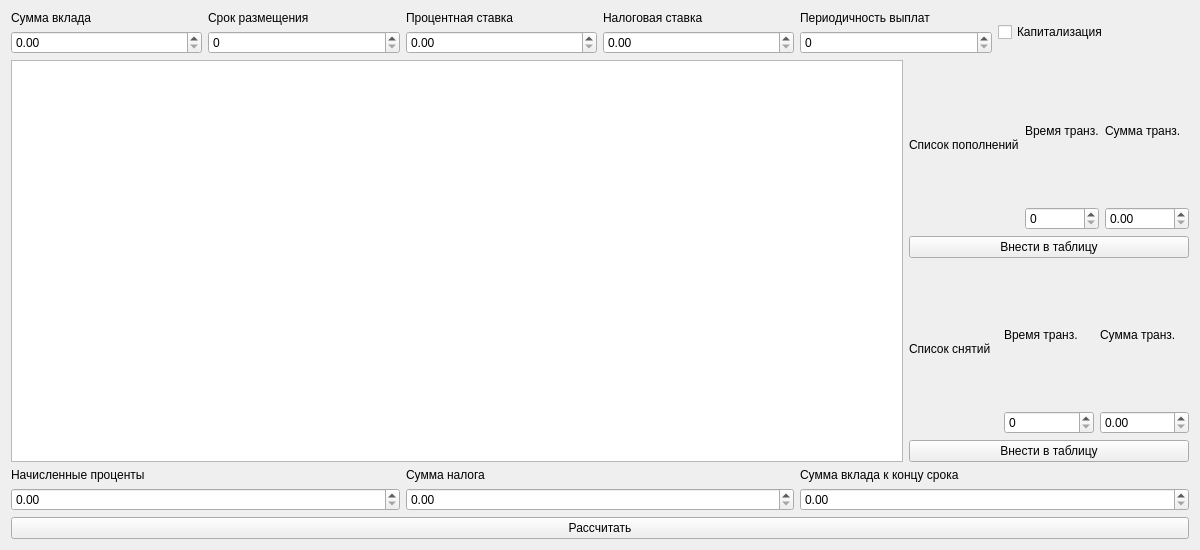
<?xml version="1.0" encoding="UTF-8"?>
<ui version="4.0">
 <class>Depozit</class>
 <widget class="QWidget" name="Depozit">
  <property name="geometry">
   <rect>
    <x>0</x>
    <y>0</y>
    <width>1200</width>
    <height>550</height>
   </rect>
  </property>
  <property name="windowTitle">
   <string>Depozit</string>
  </property>
  <layout class="QGridLayout" name="gridLayout">
   <item row="0" column="0">
    <layout class="QVBoxLayout" name="verticalLayout_16">
     <item>
      <layout class="QHBoxLayout" name="horizontalLayout">
       <item>
        <layout class="QVBoxLayout" name="verticalLayout">
         <item>
          <widget class="QLabel" name="label_5">
           <property name="text">
            <string>Сумма вклада</string>
           </property>
          </widget>
         </item>
         <item>
          <widget class="QDoubleSpinBox" name="depositAmount">
           <property name="maximum">
            <double>10000000000.000000000000000</double>
           </property>
          </widget>
         </item>
        </layout>
       </item>
       <item>
        <layout class="QVBoxLayout" name="verticalLayout_2">
         <item>
          <widget class="QLabel" name="label_4">
           <property name="text">
            <string>Срок размещения</string>
           </property>
          </widget>
         </item>
         <item>
          <widget class="QSpinBox" name="depositPeriod">
           <property name="maximum">
            <number>1000000000</number>
           </property>
          </widget>
         </item>
        </layout>
       </item>
       <item>
        <layout class="QVBoxLayout" name="verticalLayout_3">
         <item>
          <widget class="QLabel" name="label_3">
           <property name="text">
            <string>Процентная ставка</string>
           </property>
          </widget>
         </item>
         <item>
          <widget class="QDoubleSpinBox" name="interestRate">
           <property name="maximum">
            <double>10000000000.000000000000000</double>
           </property>
          </widget>
         </item>
        </layout>
       </item>
       <item>
        <layout class="QVBoxLayout" name="verticalLayout_4">
         <item>
          <widget class="QLabel" name="label">
           <property name="text">
            <string>Налоговая ставка</string>
           </property>
          </widget>
         </item>
         <item>
          <widget class="QDoubleSpinBox" name="taxRate">
           <property name="maximum">
            <double>10000000000.000000000000000</double>
           </property>
          </widget>
         </item>
        </layout>
       </item>
       <item>
        <layout class="QVBoxLayout" name="verticalLayout_5">
         <item>
          <widget class="QLabel" name="label_2">
           <property name="text">
            <string>Периодичность выплат</string>
           </property>
          </widget>
         </item>
         <item>
          <widget class="QSpinBox" name="paymentFrequency">
           <property name="maximum">
            <number>100000000</number>
           </property>
          </widget>
         </item>
        </layout>
       </item>
       <item>
        <widget class="QCheckBox" name="compoundInterest">
         <property name="text">
          <string>Капитализация</string>
         </property>
        </widget>
       </item>
      </layout>
     </item>
     <item>
      <layout class="QHBoxLayout" name="horizontalLayout_4">
       <item>
        <widget class="QTableView" name="tableView"/>
       </item>
       <item>
        <layout class="QVBoxLayout" name="verticalLayout_12">
         <item>
          <layout class="QVBoxLayout" name="verticalLayout_8">
           <item>
            <layout class="QHBoxLayout" name="horizontalLayout_2">
             <item>
              <widget class="QLabel" name="label_13">
               <property name="text">
                <string>Список пополнений</string>
               </property>
              </widget>
             </item>
             <item>
              <layout class="QVBoxLayout" name="verticalLayout_6">
               <item>
                <widget class="QLabel" name="label_9">
                 <property name="text">
                  <string>Время транз.</string>
                 </property>
                </widget>
               </item>
               <item>
                <widget class="QSpinBox" name="spinBox">
                 <property name="maximum">
                  <number>100</number>
                 </property>
                </widget>
               </item>
              </layout>
             </item>
             <item>
              <layout class="QVBoxLayout" name="verticalLayout_7">
               <item>
                <widget class="QLabel" name="label_10">
                 <property name="text">
                  <string>Сумма транз.</string>
                 </property>
                </widget>
               </item>
               <item>
                <widget class="QDoubleSpinBox" name="doubleSpinBox">
                 <property name="maximum">
                  <double>10000000000.000000000000000</double>
                 </property>
                </widget>
               </item>
              </layout>
             </item>
            </layout>
           </item>
           <item>
            <widget class="QPushButton" name="pushButton">
             <property name="text">
              <string>Внести в таблицу</string>
             </property>
            </widget>
           </item>
          </layout>
         </item>
         <item>
          <layout class="QVBoxLayout" name="verticalLayout_11">
           <item>
            <layout class="QHBoxLayout" name="horizontalLayout_3">
             <item>
              <widget class="QLabel" name="label_14">
               <property name="text">
                <string>Список снятий</string>
               </property>
              </widget>
             </item>
             <item>
              <layout class="QVBoxLayout" name="verticalLayout_9">
               <item>
                <widget class="QLabel" name="label_11">
                 <property name="text">
                  <string>Время транз.</string>
                 </property>
                </widget>
               </item>
               <item>
                <widget class="QSpinBox" name="spinBox_2">
                 <property name="maximum">
                  <number>100</number>
                 </property>
                </widget>
               </item>
              </layout>
             </item>
             <item>
              <layout class="QVBoxLayout" name="verticalLayout_10">
               <item>
                <widget class="QLabel" name="label_12">
                 <property name="text">
                  <string>Сумма транз.</string>
                 </property>
                </widget>
               </item>
               <item>
                <widget class="QDoubleSpinBox" name="doubleSpinBox_2">
                 <property name="maximum">
                  <double>10000000000.000000000000000</double>
                 </property>
                </widget>
               </item>
              </layout>
             </item>
            </layout>
           </item>
           <item>
            <widget class="QPushButton" name="pushButton_2">
             <property name="text">
              <string>Внести в таблицу</string>
             </property>
            </widget>
           </item>
          </layout>
         </item>
        </layout>
       </item>
      </layout>
     </item>
     <item>
      <layout class="QHBoxLayout" name="horizontalLayout_5">
       <item>
        <layout class="QVBoxLayout" name="verticalLayout_13">
         <item>
          <widget class="QLabel" name="label_6">
           <property name="text">
            <string>Начисленные проценты</string>
           </property>
          </widget>
         </item>
         <item>
          <widget class="QDoubleSpinBox" name="interestAccrued">
           <property name="maximum">
            <double>10000000000.000000000000000</double>
           </property>
          </widget>
         </item>
        </layout>
       </item>
       <item>
        <layout class="QVBoxLayout" name="verticalLayout_14">
         <item>
          <widget class="QLabel" name="label_7">
           <property name="text">
            <string>Сумма налога</string>
           </property>
          </widget>
         </item>
         <item>
          <widget class="QDoubleSpinBox" name="totalTax">
           <property name="maximum">
            <double>10000000000.000000000000000</double>
           </property>
          </widget>
         </item>
        </layout>
       </item>
       <item>
        <layout class="QVBoxLayout" name="verticalLayout_15">
         <item>
          <widget class="QLabel" name="label_8">
           <property name="text">
            <string>Сумма вклада к концу срока</string>
           </property>
          </widget>
         </item>
         <item>
          <widget class="QDoubleSpinBox" name="finalDepositAmount">
           <property name="maximum">
            <double>10000000000.000000000000000</double>
           </property>
          </widget>
         </item>
        </layout>
       </item>
      </layout>
     </item>
     <item>
      <widget class="QPushButton" name="pushButton_3">
       <property name="text">
        <string>Рассчитать</string>
       </property>
      </widget>
     </item>
    </layout>
   </item>
  </layout>
 </widget>
 <resources/>
 <connections/>
</ui>
